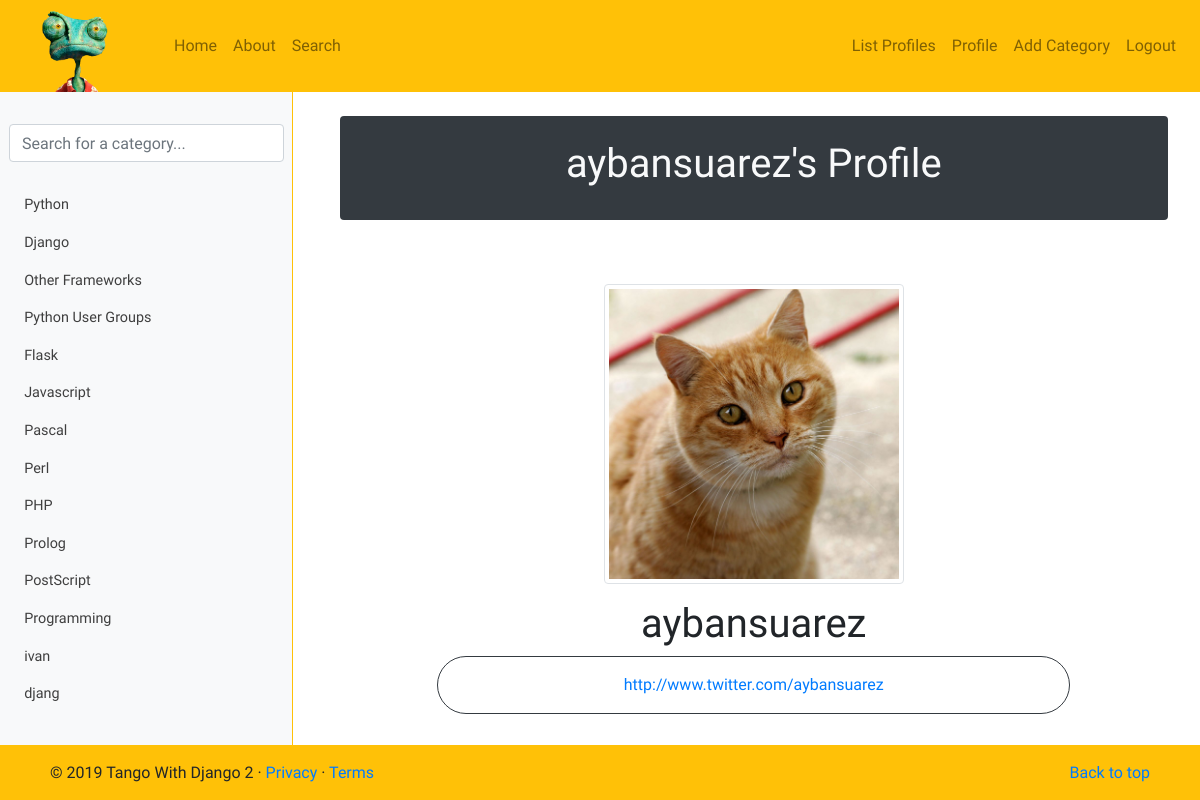
The page /rango/profile/aybansuarez/ (signed in) on the database its author committed.
### rango/models.py (models this page shows, shortened)
class Category(models.Model):
    name = models.CharField(max_length=128, unique=True)
    views = models.IntegerField(default=0)
    likes = models.IntegerField(default=0)
    slug = models.SlugField(unique=True)
    class Meta:
        verbose_name_plural = 'Categories'

class UserProfile(models.Model):
    user = models.OneToOneField(User, on_delete=models.CASCADE)
    website = models.URLField(blank=True)
    picture = models.ImageField(upload_to='profile_images', blank=True)

### rango/views.py (the view, shortened to what this page needs)
# urls.py: path('profile/<username>/', ProfileView.as_view(), name='profile'),
class ProfileView(View):
    def get_user_details(self, username):
        try:
            user = User.objects.get(username=username)
        except User.DoesNotExist:
            return redirect('index')
        userprofile = UserProfile.objects.get_or_create(user=user)[0]
        form = UserProfileForm({'website': userprofile.website, 'picture': userprofile.picture})
        return (user, userprofile, form)
    @method_decorator(login_required)
    def get(self, request, username):
        (user, userprofile, form) = self.get_user_details(username)
        return render(request, 'rango/profile.html', {'userprofile': userprofile, 'selecteduser': user, 'form': form})

### rango/forms.py
class UserProfileForm(forms.ModelForm):
    website = forms.URLField(required=False)
    picture = forms.ImageField(required=False)
    class Meta:
        model = UserProfile
        exclude = ('user',)

### rango/templatetags/rango_template_tags.py (called while the page is built)
@register.inclusion_tag('rango/cats.html')
def get_category_list(cat=None):
    return {'cats': Category.objects.all(), 'act_cat': cat}

### templates/rango/profile.html (shortened to what this page needs)
{% extends 'rango/base.html' %}
{% load staticfiles %}
{% block body_block %}
<div class="container my-4">
    <div class="bg-dark text-light row mx-2 rounded">
        <div class="col text-center py-4">
            <h1>{{ selecteduser.username }}'s Profile</h1>
        </div>
    </div>
    <div class="row">
        <div class="col mt-3 text-center">
            {% if userprofile.picture %}
            <img class="img-fluid mb-3 text-center img-thumbnail" width="300" src="{{ MEDIA_URL }}{{ userprofile.picture }}" alt="{{ selecteduser.username }}">
            {% else %}
            <img class="img-fluid mb-3 text-center img-thumbnail" width="300" src="http://lorempixel.com/300/300/people/" alt="{{ selecteduser.username }}">
            {% endif %}
            <h1>{{ selecteduser.username }}</h1>
        </div>
        {% if selecteduser.username == user.username %}
        <div class="col-xl-8 col-lg-12 mt-3">
            <div class="container text-lg-left text-center">
                <form method="post" action="." enctype="multipart/form-data">
                    {% csrf_token %}
                    <div class="form-group">
                        <label for="id_website">Website</label>
                        <input id="id_website" class="form-control text-lg-left text-center roundInp" type="url" name="website" value="{{ userprofile.website }}">
                    </div>
                    <div class="form-group">
                        <label for="id_picture">Picture</label>
                        <input id="id_picture" class="form-control roundInp" type="file" name="picture">
                    </div>
                    <a href="{% url 'auth_password_change' %}">Change password</a>
                    <button type="submit" class="btn btn-primary mx-lg-0 mx-auto mt-3 d-block roundInp">Update</button>
                </form>
            </div>
        </div>
        {% else %}
        <div class="col-md-12 text-center">
            <div class="border border-dark w-75 mx-auto p-3 roundInp" style="word-wrap:break-word;">
                <a href="{{userprofile.website}}" target="_blank">{{userprofile.website}}</a>
            </div>
        </div>
        {% endif %}
    </div>
</div>
{% endblock %}

### templates/rango/cats.html (shortened to what this page needs)
<div id="catlst" class="mb-4 d-lg-block d-none">
    <ul class="nav flex-column">
        {% if cats %}
            {% for c in cats %}
                {% if c == act_cat %}
                    <li class="nav-item">
                        <a class="nav-link active" href="{% url 'rango:show_category' c.slug %}">
                            <i data-feather="archive"></i>&nbsp;&nbsp;{{ c.name }}
                        </a>
                    </li>
                {% else %}
                    <li class="nav-item">
                        <a class="nav-link" href="{% url 'rango:show_category' c.slug %}">
                            &nbsp;&nbsp;{{ c.name }}
                        </a>
                    </li>
                {% endif %}
            {% endfor %}
        {% else %}
            <li class="nav-item">No Categories Yet!</li>
        {% endif %}
    </ul>
</div>

### static/css/rango-css.css (style rules this page uses)
html,body { width: 100%; height: 100%; margin: 0px; padding: 0px; font-family: 'Ubuntu', sans-serif; overflow-x: hidden; }
.roundInp { border-radius: 40px!important; }
#cats .nav-item a { color: #3f3f3f; font-size: .9rem; }

### rows shown on the page
Category: name "Python"
Category: name "Django"
Category: name "Other Frameworks"
Category: name "Python User Groups"
Category: name "Flask"
Category: name "Javascript"
Category: name "Pascal"
Category: name "Perl"
Category: name "PHP"
Category: name "Prolog"
Category: name "PostScript"
Category: name "Programming"
Category: name "ivan"
Category: name "djang"
UserProfile: picture (picture), website "http://www.twitter.com/aybansuarez"

### other values the page prints
{{ selecteduser.username }} "aybansuarez"
